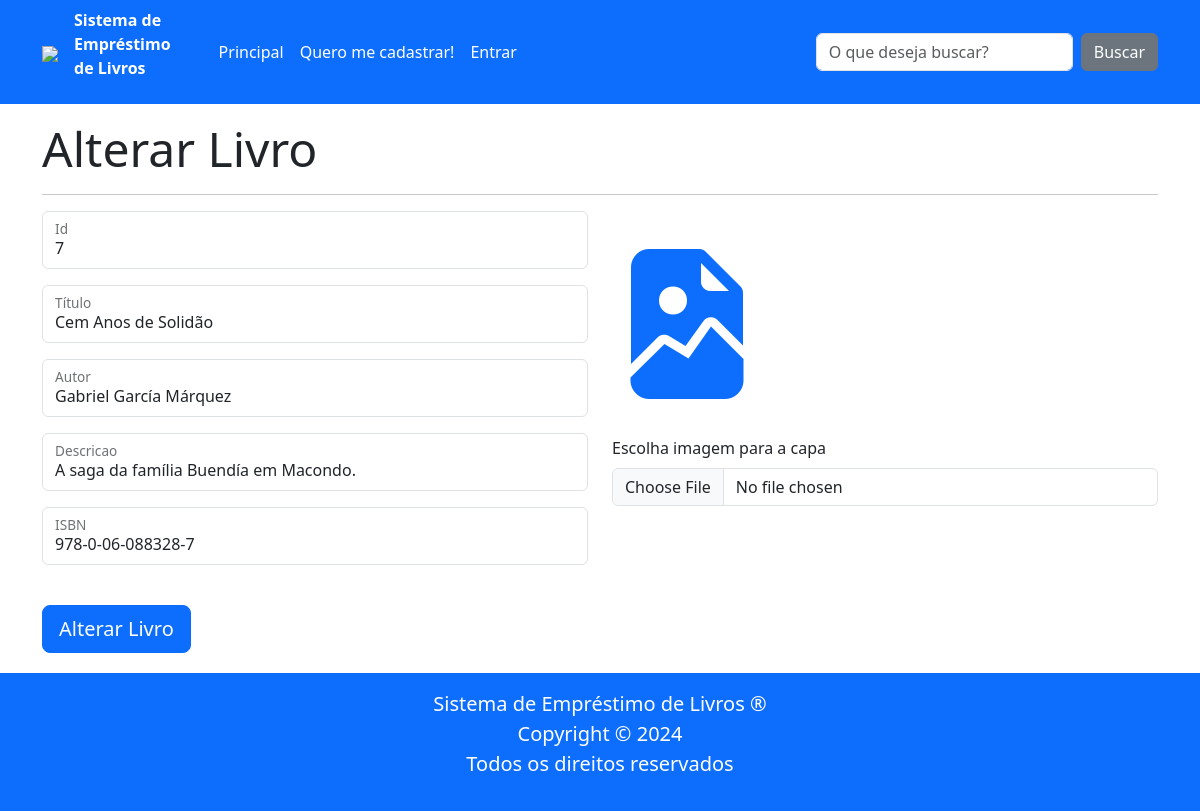
The app's page /alterar_livro/7 with its own data.
### tables this page shows
CREATE TABLE livro (
        id INTEGER PRIMARY KEY AUTOINCREMENT,
        nome TEXT NOT NULL,
        autor TEXT NOT NULL,
        descricao TEXT NOT NULL,
        isbn TEXT NOT NULL,
        emprestado BOOLEAN NOT NULL

        );

### routes/main_routes.py (the view)
@router.get("/alterar_livro/{id}")
async def get_alterar_livro(request: Request, id: int):
    livro = LivroRepo.obter_um(id)
    if not livro:
        raise HTTPException(status_code=404, detail="Livro não encontrado.")
    return templates.TemplateResponse(
        "alterar_livro.html",
        {"request": request, "livro": livro},
    )

### templates/alterar_livro.html (shortened to what this page needs)
{% extends "base.html" %}
{% block conteudo %}
<h1 class="display-5"><b>Alterar Livro</b></h1>
<hr>
<form class="row json-form" method="post" action="/alterar_livro">
    <div class="col-12 col-lg-6">
        <div class="form-floating mb-3">
            <input type="text" class="form-control" id="id" name="id"  value="{{ livro.id }}">
            <label for="id" value = "{{livro.id}}">Id</label>
        </div>
        <div class="form-floating mb-3">
            <input type="text" class="form-control" id="nome" name="nome"  value="{{ livro.nome }}">
            <label for="nome">Título</label>
        </div>
        <div class="form-floating mb-3">
            <input type="text" class="form-control" id="autor" name="autor" value="{{livro.autor}}">
            <label for="autor">Autor</label>
        </div>
        <div class="form-floating mb-3">
            <input type="text" class="form-control" id="descricao" name="descricao" value="{{livro.descricao}}">
            <label for="descricao">Descricao</label>
        </div>
        <div class="form-floating mb-3">
            <input type="text" class="form-control" id="isbn" name="isbn" value="{{livro.isbn}}">
            <label for="isbn">ISBN</label>
        </div>
        <div style="margin-top: 40px; margin-bottom: 20px;">
            <button type="submit" class="btn btn-primary btn-lg">Alterar Livro</button>
        </div>
    </div>
    <div class="col-12 col-lg-6">
        <i class="bi bi-file-earmark-image-fill text-primary" style="font-size: 150px;"></i>
        <div class="mb-3">
            <label for="formFile" class="form-label">Escolha imagem para a capa</label>
            <input class="form-control"   type="file" id="imagem" placeholder="Formulario">
        </div>
    </div>
</form>
{% endblock %}

### records on screen
livro: id "7", nome "Cem Anos de Solidão", autor "Gabriel García Márquez", descricao "A saga da família Buendía em Macondo.", isbn "978-0-06-088328-7"
